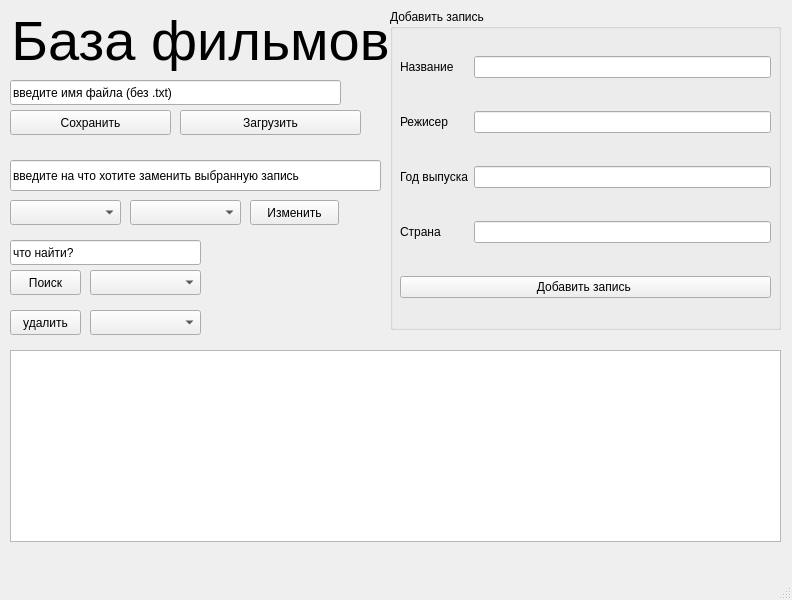
<?xml version="1.0" encoding="UTF-8"?>
<ui version="4.0">
 <class>MainWindow</class>
 <widget class="QMainWindow" name="MainWindow">
  <property name="geometry">
   <rect>
    <x>0</x>
    <y>0</y>
    <width>792</width>
    <height>600</height>
   </rect>
  </property>
  <property name="windowTitle">
   <string>База данных фильмов</string>
  </property>
  <widget class="QWidget" name="centralwidget">
   <widget class="QLabel" name="label">
    <property name="geometry">
     <rect>
      <x>10</x>
      <y>10</y>
      <width>381</width>
      <height>61</height>
     </rect>
    </property>
    <property name="font">
     <font>
      <pointsize>42</pointsize>
     </font>
    </property>
    <property name="text">
     <string>База фильмов</string>
    </property>
    <property name="alignment">
     <set>Qt::AlignCenter</set>
    </property>
   </widget>
   <widget class="QTableWidget" name="tableWidget">
    <property name="geometry">
     <rect>
      <x>10</x>
      <y>350</y>
      <width>771</width>
      <height>192</height>
     </rect>
    </property>
   </widget>
   <widget class="QGroupBox" name="groupBox">
    <property name="geometry">
     <rect>
      <x>390</x>
      <y>9</y>
      <width>391</width>
      <height>321</height>
     </rect>
    </property>
    <property name="title">
     <string>Добавить запись</string>
    </property>
    <widget class="QWidget" name="gridLayoutWidget">
     <property name="geometry">
      <rect>
       <x>10</x>
       <y>20</y>
       <width>371</width>
       <height>301</height>
      </rect>
     </property>
     <layout class="QGridLayout" name="gridLayout">
      <item row="0" column="1">
       <widget class="QLineEdit" name="Name"/>
      </item>
      <item row="3" column="1">
       <widget class="QLineEdit" name="Year"/>
      </item>
      <item row="3" column="0">
       <widget class="QLabel" name="label_4">
        <property name="text">
         <string>Год выпуска</string>
        </property>
       </widget>
      </item>
      <item row="0" column="0">
       <widget class="QLabel" name="label_2">
        <property name="text">
         <string>Название</string>
        </property>
       </widget>
      </item>
      <item row="2" column="0">
       <widget class="QLabel" name="label_3">
        <property name="text">
         <string>Режисер</string>
        </property>
       </widget>
      </item>
      <item row="2" column="1">
       <widget class="QLineEdit" name="Rej"/>
      </item>
      <item row="6" column="0" colspan="2">
       <widget class="QPushButton" name="pushButton">
        <property name="text">
         <string>Добавить запись </string>
        </property>
       </widget>
      </item>
      <item row="4" column="1">
       <widget class="QLineEdit" name="Country"/>
      </item>
      <item row="4" column="0">
       <widget class="QLabel" name="label_5">
        <property name="text">
         <string>Страна</string>
        </property>
       </widget>
      </item>
     </layout>
    </widget>
   </widget>
   <widget class="QPushButton" name="save">
    <property name="geometry">
     <rect>
      <x>10</x>
      <y>110</y>
      <width>161</width>
      <height>25</height>
     </rect>
    </property>
    <property name="text">
     <string>Сохранить</string>
    </property>
   </widget>
   <widget class="QPushButton" name="load">
    <property name="geometry">
     <rect>
      <x>180</x>
      <y>110</y>
      <width>181</width>
      <height>25</height>
     </rect>
    </property>
    <property name="text">
     <string>Загрузить</string>
    </property>
   </widget>
   <widget class="QLineEdit" name="lineEdit">
    <property name="geometry">
     <rect>
      <x>10</x>
      <y>240</y>
      <width>191</width>
      <height>25</height>
     </rect>
    </property>
    <property name="text">
     <string>что найти?</string>
    </property>
   </widget>
   <widget class="QPushButton" name="find">
    <property name="geometry">
     <rect>
      <x>10</x>
      <y>270</y>
      <width>71</width>
      <height>25</height>
     </rect>
    </property>
    <property name="text">
     <string>Поиск</string>
    </property>
   </widget>
   <widget class="QComboBox" name="comboBox">
    <property name="geometry">
     <rect>
      <x>90</x>
      <y>270</y>
      <width>111</width>
      <height>25</height>
     </rect>
    </property>
   </widget>
   <widget class="QLineEdit" name="word">
    <property name="geometry">
     <rect>
      <x>10</x>
      <y>160</y>
      <width>371</width>
      <height>31</height>
     </rect>
    </property>
    <property name="text">
     <string>введите на что хотите заменить выбранную запись</string>
    </property>
   </widget>
   <widget class="QPushButton" name="change">
    <property name="geometry">
     <rect>
      <x>250</x>
      <y>200</y>
      <width>89</width>
      <height>25</height>
     </rect>
    </property>
    <property name="text">
     <string>Изменить</string>
    </property>
   </widget>
   <widget class="QComboBox" name="id">
    <property name="geometry">
     <rect>
      <x>10</x>
      <y>200</y>
      <width>111</width>
      <height>25</height>
     </rect>
    </property>
   </widget>
   <widget class="QComboBox" name="pole">
    <property name="geometry">
     <rect>
      <x>130</x>
      <y>200</y>
      <width>111</width>
      <height>25</height>
     </rect>
    </property>
   </widget>
   <widget class="QPushButton" name="delete_2">
    <property name="geometry">
     <rect>
      <x>10</x>
      <y>310</y>
      <width>71</width>
      <height>25</height>
     </rect>
    </property>
    <property name="text">
     <string>удалить</string>
    </property>
   </widget>
   <widget class="QComboBox" name="id_2">
    <property name="geometry">
     <rect>
      <x>90</x>
      <y>310</y>
      <width>111</width>
      <height>25</height>
     </rect>
    </property>
   </widget>
   <widget class="QLineEdit" name="file_name">
    <property name="geometry">
     <rect>
      <x>10</x>
      <y>80</y>
      <width>331</width>
      <height>25</height>
     </rect>
    </property>
    <property name="text">
     <string>введите имя файла (без .txt)</string>
    </property>
   </widget>
  </widget>
  <widget class="QMenuBar" name="menubar">
   <property name="geometry">
    <rect>
     <x>0</x>
     <y>0</y>
     <width>792</width>
     <height>22</height>
    </rect>
   </property>
  </widget>
  <widget class="QStatusBar" name="statusbar"/>
 </widget>
 <resources/>
 <connections/>
</ui>
